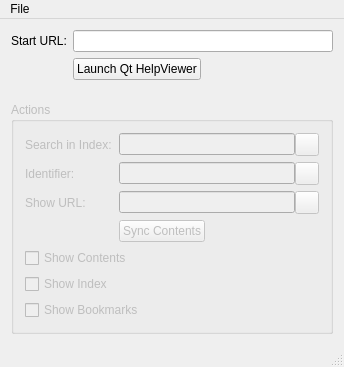
<ui version="4.0" >
 <class>RemoteControlClass</class>
 <widget class="QMainWindow" name="RemoteControlClass" >
  <property name="geometry" >
   <rect>
    <x>0</x>
    <y>0</y>
    <width>344</width>
    <height>364</height>
   </rect>
  </property>
  <property name="windowTitle" >
   <string>RemoteControl</string>
  </property>
  <widget class="QWidget" name="centralWidget" >
   <layout class="QGridLayout" >
    <item row="0" column="0" >
     <widget class="QLabel" name="label" >
      <property name="text" >
       <string>Start URL:</string>
      </property>
     </widget>
    </item>
    <item row="0" column="1" colspan="2" >
     <widget class="QLineEdit" name="startUrlLineEdit" />
    </item>
    <item row="1" column="1" >
     <widget class="QPushButton" name="launchButton" >
      <property name="text" >
       <string>Launch Qt HelpViewer</string>
      </property>
     </widget>
    </item>
    <item row="1" column="2" >
     <spacer>
      <property name="orientation" >
       <enum>Qt::Horizontal</enum>
      </property>
      <property name="sizeHint" >
       <size>
        <width>101</width>
        <height>20</height>
       </size>
      </property>
     </spacer>
    </item>
    <item row="2" column="1" >
     <spacer>
      <property name="orientation" >
       <enum>Qt::Vertical</enum>
      </property>
      <property name="sizeType" >
       <enum>QSizePolicy::Fixed</enum>
      </property>
      <property name="sizeHint" >
       <size>
        <width>113</width>
        <height>16</height>
       </size>
      </property>
     </spacer>
    </item>
    <item row="3" column="0" colspan="3" >
     <widget class="QGroupBox" name="actionGroupBox" >
      <property name="enabled" >
       <bool>false</bool>
      </property>
      <property name="title" >
       <string>Actions</string>
      </property>
      <layout class="QGridLayout" >
       <item row="0" column="0" >
        <widget class="QLabel" name="label_2" >
         <property name="text" >
          <string>Search in Index:</string>
         </property>
        </widget>
       </item>
       <item row="0" column="1" colspan="2" >
        <layout class="QHBoxLayout" >
         <property name="spacing" >
          <number>0</number>
         </property>
         <item>
          <widget class="QLineEdit" name="indexLineEdit" />
         </item>
         <item>
          <widget class="QToolButton" name="indexButton" >
           <property name="text" >
            <string/>
           </property>
           <property name="icon" >
            <iconset resource="remotecontrol.qrc" >:/remotecontrol/enter.png</iconset>
           </property>
          </widget>
         </item>
        </layout>
       </item>
       <item row="1" column="0" >
        <widget class="QLabel" name="label_4" >
         <property name="text" >
          <string>Identifier:</string>
         </property>
        </widget>
       </item>
       <item row="1" column="1" colspan="2" >
        <layout class="QHBoxLayout" >
         <property name="spacing" >
          <number>0</number>
         </property>
         <item>
          <widget class="QLineEdit" name="idLineEdit" />
         </item>
         <item>
          <widget class="QToolButton" name="idButton" >
           <property name="text" >
            <string/>
           </property>
           <property name="icon" >
            <iconset resource="remotecontrol.qrc" >:/remotecontrol/enter.png</iconset>
           </property>
          </widget>
         </item>
        </layout>
       </item>
       <item row="2" column="0" >
        <widget class="QLabel" name="label_3" >
         <property name="text" >
          <string>Show URL:</string>
         </property>
        </widget>
       </item>
       <item row="2" column="1" colspan="2" >
        <layout class="QHBoxLayout" >
         <property name="spacing" >
          <number>0</number>
         </property>
         <item>
          <widget class="QLineEdit" name="urlLineEdit" />
         </item>
         <item>
          <widget class="QToolButton" name="urlButton" >
           <property name="text" >
            <string/>
           </property>
           <property name="icon" >
            <iconset resource="remotecontrol.qrc" >:/remotecontrol/enter.png</iconset>
           </property>
          </widget>
         </item>
        </layout>
       </item>
       <item row="3" column="1" >
        <widget class="QPushButton" name="syncContentsButton" >
         <property name="text" >
          <string>Sync Contents</string>
         </property>
        </widget>
       </item>
       <item row="3" column="2" >
        <spacer>
         <property name="orientation" >
          <enum>Qt::Horizontal</enum>
         </property>
         <property name="sizeHint" >
          <size>
           <width>81</width>
           <height>20</height>
          </size>
         </property>
        </spacer>
       </item>
       <item row="4" column="0" colspan="3" >
        <widget class="QCheckBox" name="contentsCheckBox" >
         <property name="text" >
          <string>Show Contents</string>
         </property>
        </widget>
       </item>
       <item row="5" column="0" >
        <widget class="QCheckBox" name="indexCheckBox" >
         <property name="text" >
          <string>Show Index</string>
         </property>
        </widget>
       </item>
       <item row="6" column="0" colspan="3" >
        <widget class="QCheckBox" name="bookmarksCheckBox" >
         <property name="text" >
          <string>Show Bookmarks</string>
         </property>
        </widget>
       </item>
      </layout>
     </widget>
    </item>
   </layout>
  </widget>
  <widget class="QMenuBar" name="menuBar" >
   <property name="geometry" >
    <rect>
     <x>0</x>
     <y>0</y>
     <width>344</width>
     <height>21</height>
    </rect>
   </property>
   <widget class="QMenu" name="menuFile" >
    <property name="title" >
     <string>File</string>
    </property>
    <addaction name="actionQuit" />
   </widget>
   <addaction name="menuFile" />
  </widget>
  <widget class="QStatusBar" name="statusBar" />
  <action name="actionQuit" >
   <property name="text" >
    <string>Quit</string>
   </property>
  </action>
 </widget>
 <layoutdefault spacing="6" margin="11" />
 <resources>
  <include location="remotecontrol.qrc" />
 </resources>
 <connections/>
</ui>
